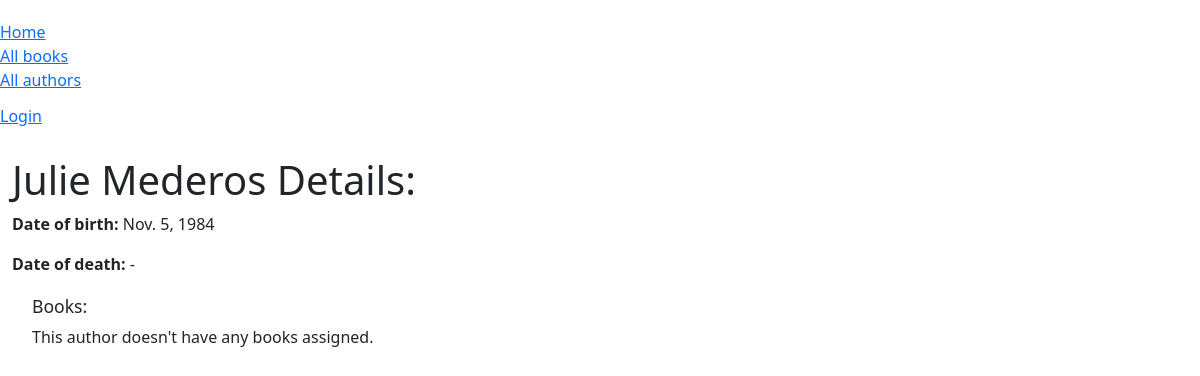
Before: /catalog/author/4 with the older database file.
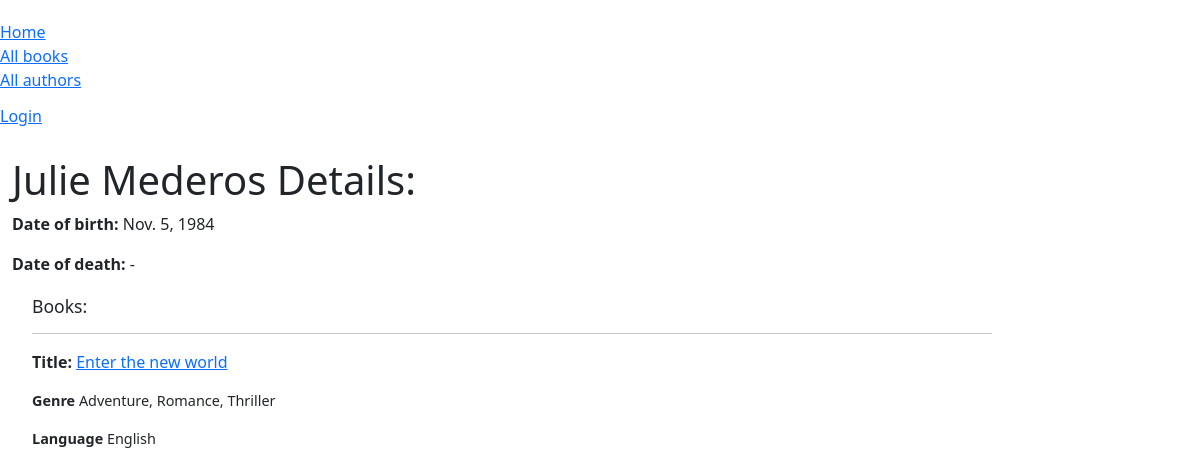
After: the same page with the newer database file.
### catalog/models.py (models this page shows, shortened)
class Book(models.Model):
    title = models.CharField(max_length=200)
    author = models.ForeignKey('Author', on_delete=models.SET_NULL, null=True)
    summary = models.TextField(max_length=1000,
        help_text='Enter a brief description of the book')
    isbn = models.CharField('ISBN', max_length=13, unique=True, default=getRandomISBN,
        help_text='13 Character <a href="https://www.isbn-international.org/content/what-isbn">ISBN number</a>')
    genre = models.ManyToManyField(Genre, help_text='Select genre for this book.')
    language = models.ForeignKey('Language', on_delete=models.SET_NULL, null=True, help_text='Enter the Language for the book.')
    def get_absolute_url(self):
        return reverse('book-detail', args=[str(self.id)])
    def display_genre(self):
        """Create string for the Genre data. To display it in admin page."""
        return ', '.join(genre.name for genre in self.genre.all()[:3])
    display_genre.short_description = 'Genre'

class Genre(models.Model):
    name = models.CharField(max_length=200,
        help_text='Enter a book genre (e.g. Science Fiction)')
    def __str__(self):
        return self.name

class Language(models.Model):
    name = models.CharField(max_length=200,
        help_text='Enter the book language (e.g. English)')
    def __str__(self):
        return self.name

### catalog/views.py (the view)
# urls.py: path('author/<int:pk>', views.AuthorDetailView.as_view(), name='author-detail'),
class AuthorDetailView(generic.DetailView):
    model = Author
    paginate_by = 10

### catalog/templates/catalog/author_detail.html (shortened to what this page needs)
{% extends "base_generic.html" %}
{% block content %}
    <h1>{{author.first_name}} {{author.last_name}} Details:</h1>
    {% if author.date_of_birth %}
        <p>
            <strong>Date of birth:</strong>
            {{ author.date_of_birth }}
        </p>
            {% if author.date_of_death %}
                <p>
                    <strong>Date of death:</strong>
                    {{ author.date_of_death }}
                </p>
            {% else %}
                <p>
                    <strong>Date of death:</strong>
                    -
                </p>
            {% endif %}
    {% endif %}
    <div style="margin: 20px 0 0 20px">
        <h4>Books:</h4>
        {% if author.book_set.all.0 %}
            {% for book in author.book_set.all %}
                <hr>
                <p>
                    <strong>Title:</strong>
                    <a href="{{ book.get_absolute_url }}">{{ book.title }}</a>
                </p>
                <p class="small-text">
                    <strong>Genre</strong>
                    {{ book.genre.all|join:", "}}
                </p>
                <p class="small-text">
                    <strong>Language</strong>
                    {{ book.language }}
                </p>
            {% endfor %}
        {% else %}
            <p>This author doesn't have any books assigned.</p>
        {% endif %}
    </div>
{% endblock %}

Changed rows visible on the page:
added Book: title "Enter the new world", genre.all "Adventure, Romance, Thriller", language "English"
Other visible differences:
text no longer shown: "This author doesn't have any books assigned."
